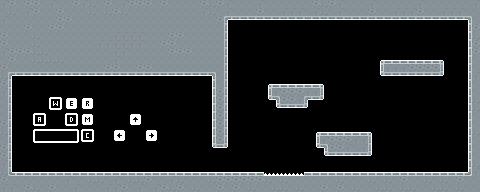

Below is a game level as drawn by its tile map, then a one-line description and the .tmx that defines it (tile-layer data replaced by summaries):
An orthogonal 60x24 tile map with 8x8 px tiles, 1 tile layer (Tile Layer 1), 1 hidden layer not drawn, 4 tilesets and 14 objects.

<map version="1.10" tiledversion="1.11.2" orientation="orthogonal" renderorder="right-down" width="60" height="24" tilewidth="8" tileheight="8" infinite="0" nextlayerid="8" nextobjectid="37">
 <tileset firstgid="1" source="../../panels.tsx" />
 <tileset firstgid="61" source="../../tilemap_white_packed.tsx" />
 <tileset firstgid="877" source="../../hazards.tsx" />
 <tileset firstgid="893" source="../../dev_tiles.tsx" />
 <layer id="1" name="Tile Layer 1" width="60" height="24">
  <data>[1440 cells, 748 non-empty, 46 distinct tile ids]</data>
 </layer>
 <layer id="7" name="Tile Layer 2" width="60" height="24" visible="0">
  <data>[1440 cells, 6 non-empty, 3 distinct tile ids]</data>
 </layer>
 <objectgroup id="3" name="Collision">
  <object id="11" x="17.9906" y="20">
   <polygon points="0,0 461.759,0 461.759,-20 -17.9906,-20 -17.9906,0" />
  </object>
  <object id="24" x="10.1031" y="192">
   <polygon points="0,0 253.823,0 253.823,-20 -9.88918,-20 -9.88918,0" />
  </object>
  <object id="25" x="310.491" y="192">
   <polygon points="0,0 169.56,0 169.56,-20 -6.60623,-20 -6.60623,0" />
  </object>
  <object id="26" x="265.811" y="192">
   <polygon points="0,0 37.785,0 37.785,-16.125 -1.47214,-16.125 -1.47214,0" />
  </object>
  <object id="27" x="317.997" y="148">
   <polygon points="0,0 54.235,0 54.235,-16.125 -2.11305,-16.125 -2.11305,0" />
  </object>
  <object id="30" x="326" y="156">
   <polygon points="0,0 46.185,0 46.185,-7.57955 -1.79942,-7.57955 -1.79942,0" />
  </object>
  <object id="28" x="262" y="100">
   <polygon points="6,0 62.235,0 62.3481,-16 6,-16 6,0" />
  </object>
  <object id="31" x="269.086" y="107.818">
   <polygon points="6.914,0.182 38.914,0.182 38.914,-7.818 6.914,-7.818 6.914,-0.42027" />
  </object>
  <object id="29" x="381.907" y="76">
   <polygon points="0,0 61.935,0 61.935,-16.125 -2.41305,-16.125 -2.41305,0" />
  </object>
  <object id="12" x="468" y="20">
   <polygon points="0,0 0,152 12,152 12,0" />
  </object>
  <object id="13" x="12" y="20">
   <polygon points="0,0 -12,0 -12,152 0,152" />
  </object>
  <object id="35" x="228" y="148">
   <polygon points="0,0 -16,0 -16,-128 0,-128" />
  </object>
  <object id="36" x="212" y="76">
   <polygon points="0,0 0,-56 -200,-56 -200,0" />
  </object>
 </objectgroup>
 <objectgroup id="5" name="HazardCollision">
  <object id="33" x="303.455" y="173.091">
   <polygon points="0,0 -39,0 -39,2.54545 0,2.54545" />
  </object>
 </objectgroup>
</map>
